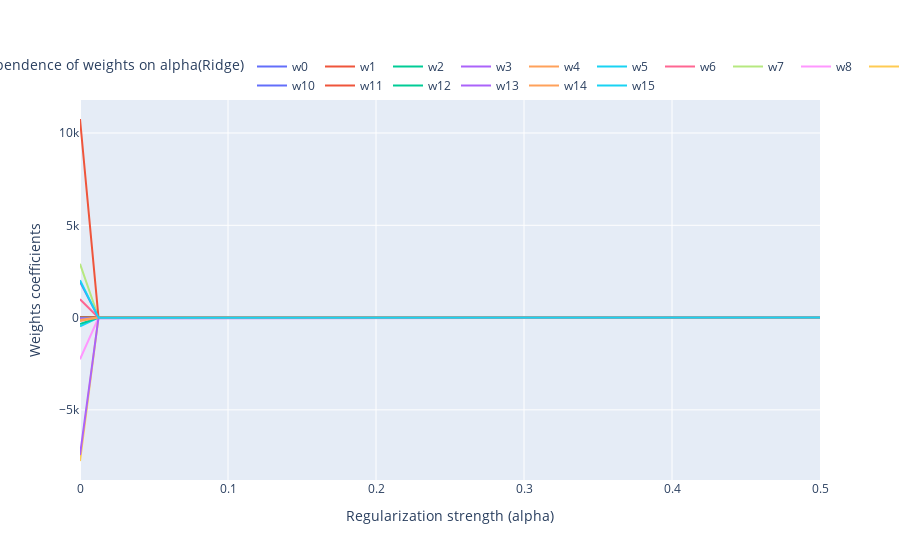

Notebook code cell kept with this figure:
### Code cell
fig = go.Figure()

config = dict({'scrollZoom': True})

for column in columns:
    fig.add_trace(
    go.Scatter(
        x=ALPHAS,
        y=L2_weights[column], name=column))

fig.update_layout(
    legend=dict(
        title='Dependence of weights on alpha(Ridge)', orientation="h", y=1, yanchor="bottom", x=0.5, xanchor="center"
    )
)

fig.update_xaxes(title='Regularization strength (alpha)')
fig.update_yaxes(title='Weights coefficients')
    
fig.show(config=config)
